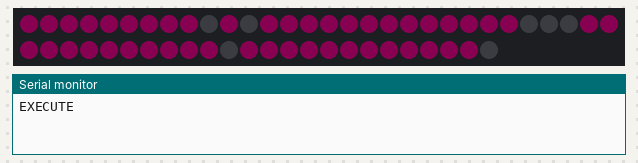
A sketch run on a simulated Arduino Uno, built with avr-gcc and run on an emulated ATmega328P. Parts: 54 RGB LEDs in strip order, left to right, continuing on the next row, the last lines printed to the serial monitor. Dim RGB values are drawn brighter than linear.

Above: at 3.1 s.
At 12.2 s:
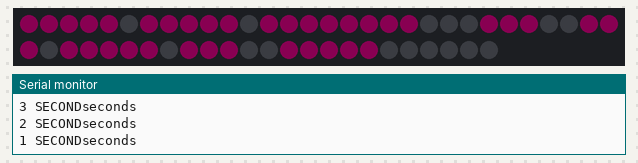
At 21.3 s:
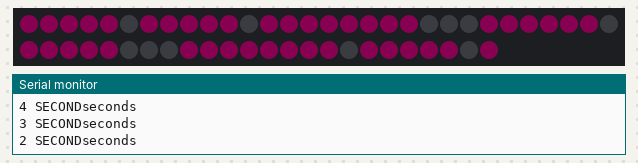
At 38.4 s:
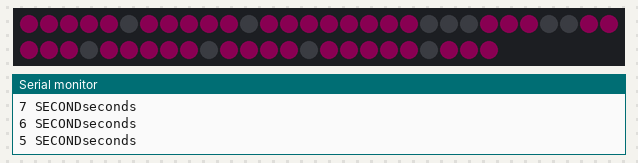

The sketch:

MEH_ws2812b_LEDClock_countdown.ino
```cpp
#include <FastLED.h>

#define LED_PIN     5
#define NUM_LEDS    54
#define BRIGHTNESS  10
#define LED_TYPE    WS2811
#define COLOR_ORDER GRB
CRGB leds[NUM_LEDS];

#define UPDATES_PER_SECOND 100
CRGBPalette16 currentPalette;
TBlendType    currentBlending;

int counter =0;
//int num4 = 0, num3 = 0, num2 = 0, num1=3;
void setup() {
  // put your setup code here, to run once:
    delay( 3000 ); // power-up safety delay
    FastLED.addLeds<LED_TYPE, LED_PIN, COLOR_ORDER>(leds, NUM_LEDS).setCorrection( TypicalLEDStrip );
    FastLED.setBrightness(  BRIGHTNESS );

    currentPalette = RainbowColors_p;
    currentBlending = LINEARBLEND;
    Serial.begin(9600);
}

void loop() {

    FastLED.clear();
    fill_solid( currentPalette, 16, CRGB::Black);
    FastLED.show();
    FastLED.delay(8000 / UPDATES_PER_SECOND);

    Serial.println("EXECUTE");


    LEDnumbers(3,0);
    LEDnumbers(0,13);
    LEDnumbers(0,28);
    LEDnumbers(0,41);
    delay(1000);


    for(int num1=0;num1<3; num1++)
    {

    for(int num2=9; num2>=0; num2--){

            LEDnumbers(11,0);
            LEDnumbers(11,13);
            LEDnumbers(2-num1,0);
            LEDnumbers(num2,13);

      for(int num3=0; num3<6; num3++)
      {
        Serial.print(5-num3);
        Serial.println(" FIRSTseconds");
            LEDnumbers(11,28);
            LEDnumbers(5-num3,28);
        for(int num4 = 9; num4>=0; num4--)
        {
          //~~~~~~~~~~colon~~~~~~~~~~~~~~~~~~//
          counter++;
          if(counter%2==0)
            LEDnumbers(44,0);
          else
          LEDnumbers(404,0);
          //~~~~~~~~~~colon~~~~~~~~~~~~~~~~~~//

          Serial.print(num4);
          Serial.println(" SECONDseconds");


            LEDnumbers(11,41);

            LEDnumbers(num4,41);

        delay(1000);


        }
      }


    }
    }
}


void LEDnumbers(int num, int section){

uint8_t brightness = 20;
CRGB blue = CRGB::DeepPink;
CRGB black = CRGB::Black;

switch(num){
case 0:
  for (int i = 0; i <=11; i++)
          {
            leds[i+section] = blue;
          }
  FastLED.show();
  //numbers[] = {0,1,2,3,4,5,6,7,8,9,10,11};
  return;
case 1:
  for (int i = 2; i <=6; i++)
          {
            leds[i+section] = blue;
          }
  FastLED.show();
  //numbers[] = {2,3,4,5,6};
  return;
case 2:
  for (int i = 0; i <=4; i++)
          {
            leds[i+section] = blue;
          }
  for (int i = 6; i <=10; i++)
          {
            leds[i+section] = blue;
          }
  for (int i = 12; i <=12; i++)
          {
            leds[i+section] = blue;
          }
  FastLED.show();
  //numbers[] = {0,1,2,3,4,6,7,8,9,10,12};
  return;
case 3:
  for (int i = 0; i <=8; i++)
          {
            leds[i+section] = blue;
          }
  for (int i = 10; i <=10; i++)
          {
            leds[i+section] = blue;
          }
  for (int i = 12; i <=12; i++)
          {
            leds[i+section] = blue;
          }
  FastLED.show();
  //numbers[] = {0,1,2,3,4,5,6,7,8,10,12};
  return;
case 4:
  for (int i = 0; i <=0; i++)
          {
            leds[i+section] = blue;
          }
  for (int i = 2; i <=6; i++)
          {
            leds[i+section] = blue;
          }
  for (int i = 10; i <=12; i++)
          {
            leds[i+section] = blue;
          }
  FastLED.show();
  //numbers[] = {0,2,3,4,5,6,10,11,12};
  return;
case 5:
  for (int i = 0; i <=2; i++)
          {
            leds[i+section] = blue;
          }
  for (int i = 4; i <=8; i++)
          {
            leds[i+section] = blue;
          }
  for (int i = 10; i <=12; i++)
          {
            leds[i+section] = blue;
          }
  FastLED.show();
  //numbers[] = {0,1,2,4,5,6,7,8,10,11,12};
  return;
case 6:
  for (int i = 0; i <=2; i++)
          {
            leds[i+section] = blue;
          }
  for (int i = 4; i <=12; i++)
          {
            leds[i+section] = blue;
          }
  FastLED.show();
  //numbers[] = {0,1,2,4,5,6,7,8,9,10,11,12};
  return;
case 7:
  for (int i = 0; i <=6; i++)
          {
            leds[i+section] = blue;
          }
  FastLED.show();
  //numbers[] = {0,1,2,3,4,5,6};
  return;
case 8:
  for (int i = 0; i <=12; i++)
          {
            leds[i+section] = blue;
          }
  FastLED.show();
  //numbers[] = {0,1,2,3,4,5,6,7,8,9,10,11,12};
  return;
case 9:
  for (int i = 0; i <=6; i++)
          {
            leds[i+section] = blue;
          }
  for (int i = 10; i <=12; i++)
          {
            leds[i+section] = blue;
          }
  FastLED.show();
  //numbers[] = {0,1,2,3,4,5,6,10,11,12};
  return;

case 11:
  for (int i = 0; i <=12; i++)
          {
            leds[i+section] = black;
          }
  FastLED.show();
  //numbers[] = {0,1,2,3,4,5,6,7,8,9,10,11};
  return;

case 44:
  for (int i = 26; i <=27; i++)
          {
            leds[i] = blue;
          }
  FastLED.show();
  //ON DOTS
  return;

case 404:
  for (int i = 26; i <=27; i++)
          {
            leds[i] = black;
          }
  FastLED.show();
  //OFF DOTS
  return;

default:
  for (int i = 0; i <=11; i++)
          {
            leds[i+section] = blue;
          }
  FastLED.show();
  //numbers[] = {0,1,2,3,4,5,6,7,8,9,10,11};
  return;
  Serial.println("wtf where number");
  return;
}

Serial.print(num);
Serial.println(" is the number");

}
```

Measured:
- what the display in image 0 shows lasts 1.0 s, from 3.1 s to 4.1 s
